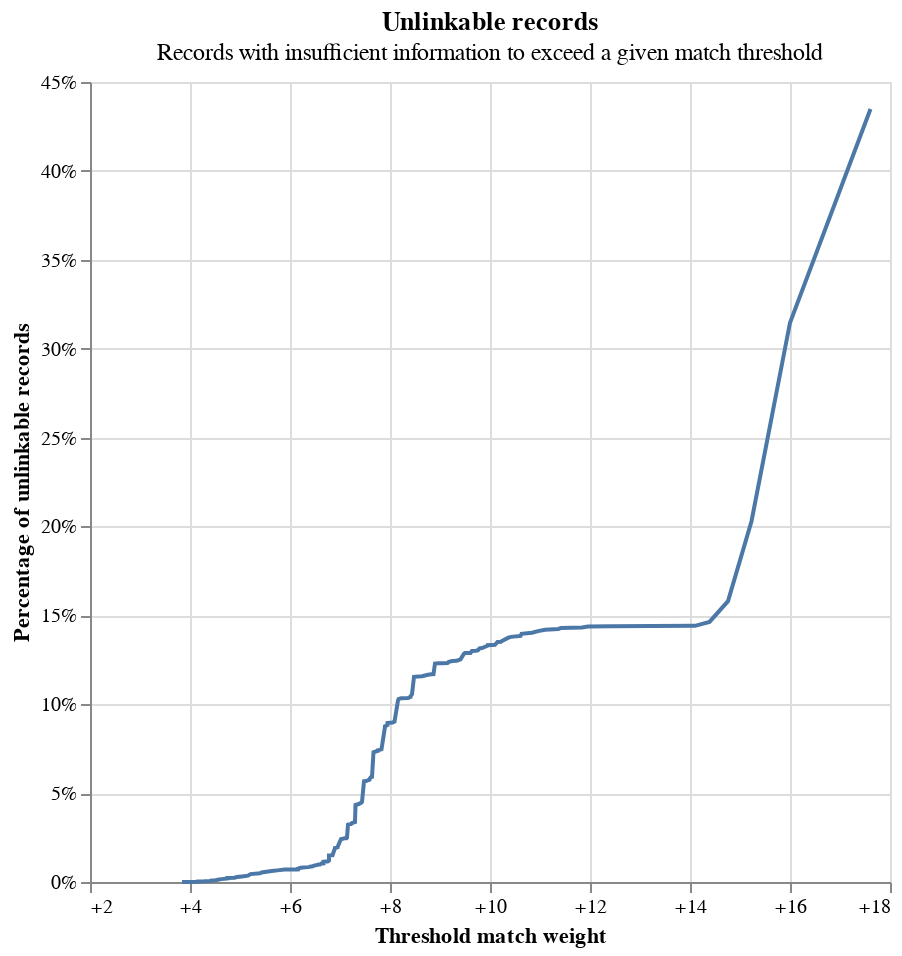

Notebook code for this chart:
### Code cell
linker.unlinkables_chart()

### Figure 1 — Vega-Lite specification as saved in the notebook (floating-point values rounded to 4 significant figures; data arrays with more than 128 entries replaced by an {"elided": "..."} marker saying what was removed)
{"config": {"view": {"continuousWidth": 400, "continuousHeight": 300}}, "layer": [{"mark": "line", "encoding": {"x": {"type": "quantitative", "axis": {"format": "+", "title": "Threshold match weight"}, "field": "match_weight"}, "y": {"type": "quantitative", "axis": {"format": "%", "title": "Percentage of unlinkable records"}, "field": "cum_prop"}}}, {"mark": "point", "encoding": {"opacity": {"value": 0}, "tooltip": [{"type": "quantitative", "field": "match_weight", "format": "+.5", "title": "Match weight"}, {"type": "quantitative", "field": "match_probability", "format": ".5", "title": "Match probability"}, {"type": "quantitative", "field": "cum_prop", "format": ".3%", "title": "Proportion of unlinkable records"}], "x": {"type": "quantitative", "field": "match_weight"}, "y": {"type": "quantitative", "field": "cum_prop"}}, "selection": {"selector112": {"type": "single", "nearest": true, "on": "mouseover", "fields": ["match_weight", "cum_prop"], "empty": "none"}}}, {"mark": "point", "encoding": {"opacity": {"condition": {"value": 1, "selection": "selector112"}, "value": 0}, "x": {"type": "quantitative", "axis": {"title": "Threshold match weight"}, "field": "match_weight"}, "y": {"type": "quantitative", "axis": {"format": "%", "title": "Percentage of unlinkable records"}, "field": "cum_prop"}}}, {"mark": {"type": "rule", "color": "gray"}, "encoding": {"x": {"type": "quantitative", "field": "match_weight"}}, "transform": [{"filter": {"selection": "selector112"}}]}, {"mark": {"type": "rule", "color": "gray"}, "encoding": {"y": {"type": "quantitative", "field": "cum_prop"}}, "transform": [{"filter": {"selection": "selector112"}}]}], "data": {"values": {"elided": "142 records"}}, "height": 400, "title": {"text": "Unlinkable records", "subtitle": "Records with insufficient information to exceed a given match threshold"}, "width": 400, "$schema": "https://vega.github.io/schema/vega-lite/v4.8.1.json"}
